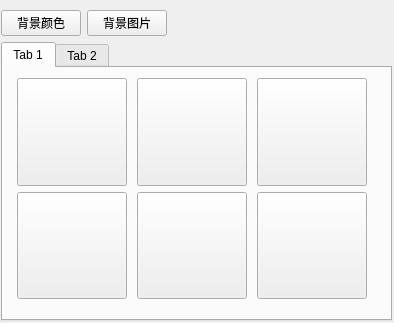
<?xml version="1.0" encoding="UTF-8"?>
<ui version="4.0">
 <class>ChangeBackground</class>
 <widget class="QWidget" name="ChangeBackground">
  <property name="geometry">
   <rect>
    <x>0</x>
    <y>0</y>
    <width>394</width>
    <height>323</height>
   </rect>
  </property>
  <property name="windowTitle">
   <string>Form</string>
  </property>
  <widget class="QWidget" name="">
   <property name="geometry">
    <rect>
     <x>1</x>
     <y>10</y>
     <width>391</width>
     <height>311</height>
    </rect>
   </property>
   <layout class="QVBoxLayout" name="verticalLayout">
    <item>
     <layout class="QHBoxLayout" name="horizontalLayout">
      <item>
       <widget class="QPushButton" name="btn_colorswitch">
        <property name="text">
         <string>背景颜色</string>
        </property>
       </widget>
      </item>
      <item>
       <widget class="QPushButton" name="btn_imageswitch">
        <property name="text">
         <string>背景图片</string>
        </property>
       </widget>
      </item>
      <item>
       <spacer name="horizontalSpacer">
        <property name="orientation">
         <enum>Qt::Horizontal</enum>
        </property>
        <property name="sizeHint" stdset="0">
         <size>
          <width>40</width>
          <height>20</height>
         </size>
        </property>
       </spacer>
      </item>
     </layout>
    </item>
    <item>
     <widget class="QTabWidget" name="tabWidget_back">
      <property name="currentIndex">
       <number>0</number>
      </property>
      <widget class="QWidget" name="tab_color">
       <attribute name="title">
        <string>Tab 1</string>
       </attribute>
       <widget class="QWidget" name="gridLayoutWidget">
        <property name="geometry">
         <rect>
          <x>10</x>
          <y>10</y>
          <width>361</width>
          <height>221</height>
         </rect>
        </property>
        <layout class="QGridLayout" name="gridLayout">
         <item row="0" column="1">
          <widget class="QPushButton" name="btn_color2">
           <property name="maximumSize">
            <size>
             <width>110</width>
             <height>110</height>
            </size>
           </property>
           <property name="text">
            <string/>
           </property>
          </widget>
         </item>
         <item row="0" column="0">
          <widget class="QPushButton" name="btn_color1">
           <property name="maximumSize">
            <size>
             <width>110</width>
             <height>110</height>
            </size>
           </property>
           <property name="cursor">
            <cursorShape>ArrowCursor</cursorShape>
           </property>
           <property name="autoFillBackground">
            <bool>false</bool>
           </property>
           <property name="text">
            <string/>
           </property>
          </widget>
         </item>
         <item row="0" column="2">
          <widget class="QPushButton" name="btn_color3">
           <property name="maximumSize">
            <size>
             <width>110</width>
             <height>110</height>
            </size>
           </property>
           <property name="text">
            <string/>
           </property>
          </widget>
         </item>
         <item row="1" column="2">
          <widget class="QPushButton" name="btn_color6">
           <property name="maximumSize">
            <size>
             <width>110</width>
             <height>110</height>
            </size>
           </property>
           <property name="text">
            <string/>
           </property>
          </widget>
         </item>
         <item row="1" column="1">
          <widget class="QPushButton" name="btn_color5">
           <property name="maximumSize">
            <size>
             <width>110</width>
             <height>110</height>
            </size>
           </property>
           <property name="text">
            <string/>
           </property>
          </widget>
         </item>
         <item row="1" column="0">
          <widget class="QPushButton" name="btn_color4">
           <property name="maximumSize">
            <size>
             <width>110</width>
             <height>110</height>
            </size>
           </property>
           <property name="text">
            <string/>
           </property>
          </widget>
         </item>
        </layout>
       </widget>
      </widget>
      <widget class="QWidget" name="tab_image">
       <attribute name="title">
        <string>Tab 2</string>
       </attribute>
       <widget class="QWidget" name="">
        <property name="geometry">
         <rect>
          <x>0</x>
          <y>10</y>
          <width>381</width>
          <height>231</height>
         </rect>
        </property>
        <layout class="QVBoxLayout" name="verticalLayout_2">
         <item>
          <layout class="QGridLayout" name="gridLayout_2">
           <item row="0" column="1">
            <widget class="QPushButton" name="btn_image2">
             <property name="sizePolicy">
              <sizepolicy hsizetype="Preferred" vsizetype="Fixed">
               <horstretch>0</horstretch>
               <verstretch>0</verstretch>
              </sizepolicy>
             </property>
             <property name="maximumSize">
              <size>
               <width>110</width>
               <height>110</height>
              </size>
             </property>
             <property name="text">
              <string/>
             </property>
            </widget>
           </item>
           <item row="0" column="2">
            <widget class="QPushButton" name="btn_image3">
             <property name="sizePolicy">
              <sizepolicy hsizetype="Preferred" vsizetype="Fixed">
               <horstretch>0</horstretch>
               <verstretch>0</verstretch>
              </sizepolicy>
             </property>
             <property name="maximumSize">
              <size>
               <width>110</width>
               <height>110</height>
              </size>
             </property>
             <property name="text">
              <string/>
             </property>
            </widget>
           </item>
           <item row="0" column="0">
            <widget class="QPushButton" name="btn_image1">
             <property name="sizePolicy">
              <sizepolicy hsizetype="Preferred" vsizetype="Fixed">
               <horstretch>0</horstretch>
               <verstretch>0</verstretch>
              </sizepolicy>
             </property>
             <property name="maximumSize">
              <size>
               <width>110</width>
               <height>110</height>
              </size>
             </property>
             <property name="cursor">
              <cursorShape>ArrowCursor</cursorShape>
             </property>
             <property name="autoFillBackground">
              <bool>false</bool>
             </property>
             <property name="text">
              <string/>
             </property>
            </widget>
           </item>
           <item row="1" column="2">
            <widget class="QPushButton" name="btn_image6">
             <property name="sizePolicy">
              <sizepolicy hsizetype="Preferred" vsizetype="Fixed">
               <horstretch>0</horstretch>
               <verstretch>0</verstretch>
              </sizepolicy>
             </property>
             <property name="maximumSize">
              <size>
               <width>110</width>
               <height>110</height>
              </size>
             </property>
             <property name="text">
              <string/>
             </property>
            </widget>
           </item>
           <item row="1" column="1">
            <widget class="QPushButton" name="btn_image5">
             <property name="sizePolicy">
              <sizepolicy hsizetype="Preferred" vsizetype="Fixed">
               <horstretch>0</horstretch>
               <verstretch>0</verstretch>
              </sizepolicy>
             </property>
             <property name="maximumSize">
              <size>
               <width>110</width>
               <height>110</height>
              </size>
             </property>
             <property name="text">
              <string/>
             </property>
            </widget>
           </item>
           <item row="1" column="0">
            <widget class="QPushButton" name="btn_image4">
             <property name="sizePolicy">
              <sizepolicy hsizetype="Preferred" vsizetype="Fixed">
               <horstretch>0</horstretch>
               <verstretch>0</verstretch>
              </sizepolicy>
             </property>
             <property name="maximumSize">
              <size>
               <width>110</width>
               <height>110</height>
              </size>
             </property>
             <property name="text">
              <string/>
             </property>
            </widget>
           </item>
          </layout>
         </item>
         <item>
          <layout class="QHBoxLayout" name="horizontalLayout_2">
           <item>
            <spacer name="horizontalSpacer_3">
             <property name="orientation">
              <enum>Qt::Horizontal</enum>
             </property>
             <property name="sizeHint" stdset="0">
              <size>
               <width>40</width>
               <height>20</height>
              </size>
             </property>
            </spacer>
           </item>
           <item>
            <widget class="QPushButton" name="btn_choose">
             <property name="text">
              <string>选择图片</string>
             </property>
             <property name="icon">
              <iconset resource="images.qrc">
               <normaloff>:/images/button/btn_chooseimage.png</normaloff>:/images/button/btn_chooseimage.png</iconset>
             </property>
             <property name="iconSize">
              <size>
               <width>26</width>
               <height>24</height>
              </size>
             </property>
            </widget>
           </item>
           <item>
            <spacer name="horizontalSpacer_2">
             <property name="orientation">
              <enum>Qt::Horizontal</enum>
             </property>
             <property name="sizeHint" stdset="0">
              <size>
               <width>40</width>
               <height>20</height>
              </size>
             </property>
            </spacer>
           </item>
          </layout>
         </item>
        </layout>
       </widget>
      </widget>
     </widget>
    </item>
   </layout>
  </widget>
 </widget>
 <resources>
  <include location="images.qrc"/>
 </resources>
 <connections/>
</ui>
